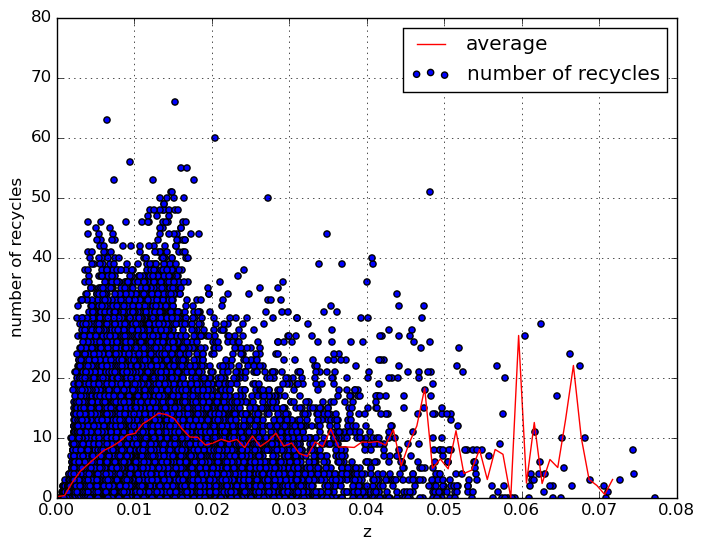

This figure's Python source:
import pygad as pg
import matplotlib.pyplot as plt
import numpy as np
from scipy import stats
import utils

filename = __file__

s, h, g = pg.prepare_zoom('/ptmp/mpa/naab/REFINED/M0977/SF_X/4x-2phase/out/snap_M0977_4x_470', gas_trace='/ptmp/mpa/naab/REFINED/M0977/SF_X/4x-2phase/gastrace_M0977_4x_disc-Uebler_070_470.dat')

metals_ejection = [item[item > 0] for item in s.gas['metals_at_ejection'][s.gas['num_recycled'] > -1] / s.gas['mass_at_ejection'][s.gas['num_recycled'] > -1]]
metals_infall = [item[item > 0] for item in s.gas['metals_at_infall'][s.gas['num_recycled'] > -1] / s.gas['mass_at_infall'][s.gas['num_recycled'] > -1]]
infall_time = [item[item > 0] for item in s.gas['infall_time'][s.gas['num_recycled'] > -1]]
ejection_time = [item[item > 0] for item in s.gas['ejection_time'][s.gas['num_recycled'] > -1]]
number_of_recycles = s.gas['num_recycled'][s.gas['num_recycled'] > -1]
most_recent_z = []

for i, item in enumerate(metals_infall):
    metals = np.vstack([np.column_stack([item, infall_time[i]]), np.column_stack([metals_ejection[i], ejection_time[i]])])
    most_recent_z.append(metals[np.argmax(metals[:, 1])][0])

average_nor, edges_nor, count_nor = stats.binned_statistic(most_recent_z, number_of_recycles, statistic='mean', bins=np.linspace(0, .1, 100))

fix, ax = plt.subplots(1)
ax.grid(True)
ax.set_xlabel("z")
ax.set_ylabel("number of recycles")
ax.set_xlim((0, .08))
ax.set_ylim((0, 80))
ax.scatter(most_recent_z, number_of_recycles, label='number of recycles')
ax.plot(edges_nor[: -1], average_nor, c='r', label='average')
plt.legend(loc='best')

plt.savefig(filename.split("/")[-1][:-3] + ".png", bbox_inches='tight')
